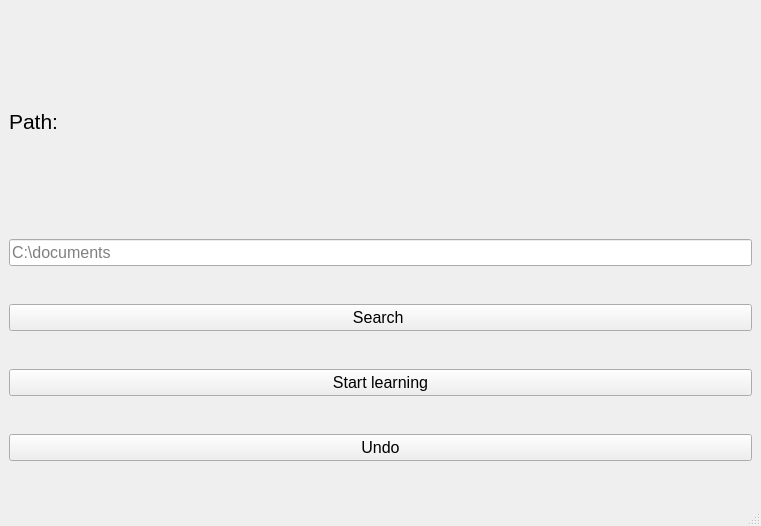
<?xml version="1.0" encoding="UTF-8"?>
<ui version="4.0">
 <class>MainWindow</class>
 <widget class="QMainWindow" name="MainWindow">
  <property name="geometry">
   <rect>
    <x>0</x>
    <y>0</y>
    <width>761</width>
    <height>526</height>
   </rect>
  </property>
  <property name="windowTitle">
   <string>MainWindow</string>
  </property>
  <widget class="QWidget" name="centralwidget">
   <layout class="QVBoxLayout" name="verticalLayout">
    <item>
     <widget class="QLabel" name="label">
      <property name="enabled">
       <bool>true</bool>
      </property>
      <property name="minimumSize">
       <size>
        <width>739</width>
        <height>0</height>
       </size>
      </property>
      <property name="maximumSize">
       <size>
        <width>500</width>
        <height>160</height>
       </size>
      </property>
      <property name="font">
       <font>
        <pointsize>16</pointsize>
        <strikeout>false</strikeout>
        <kerning>true</kerning>
       </font>
      </property>
      <property name="cursor">
       <cursorShape>ArrowCursor</cursorShape>
      </property>
      <property name="mouseTracking">
       <bool>false</bool>
      </property>
      <property name="text">
       <string>Path:</string>
      </property>
     </widget>
    </item>
    <item>
     <widget class="QLineEdit" name="lineEdit">
      <property name="font">
       <font>
        <pointsize>12</pointsize>
       </font>
      </property>
      <property name="placeholderText">
       <string>C:\documents</string>
      </property>
     </widget>
    </item>
    <item>
     <widget class="QPushButton" name="pushButton">
      <property name="font">
       <font>
        <pointsize>12</pointsize>
       </font>
      </property>
      <property name="text">
       <string>Search </string>
      </property>
     </widget>
    </item>
    <item>
     <widget class="QPushButton" name="Start">
      <property name="font">
       <font>
        <pointsize>12</pointsize>
       </font>
      </property>
      <property name="text">
       <string>Start learning</string>
      </property>
     </widget>
    </item>
    <item>
     <widget class="QPushButton" name="Undo">
      <property name="font">
       <font>
        <pointsize>12</pointsize>
       </font>
      </property>
      <property name="text">
       <string>Undo</string>
      </property>
     </widget>
    </item>
   </layout>
  </widget>
  <widget class="QMenuBar" name="menubar">
   <property name="geometry">
    <rect>
     <x>0</x>
     <y>0</y>
     <width>761</width>
     <height>26</height>
    </rect>
   </property>
  </widget>
  <widget class="QStatusBar" name="statusbar"/>
 </widget>
 <resources/>
 <connections/>
</ui>
